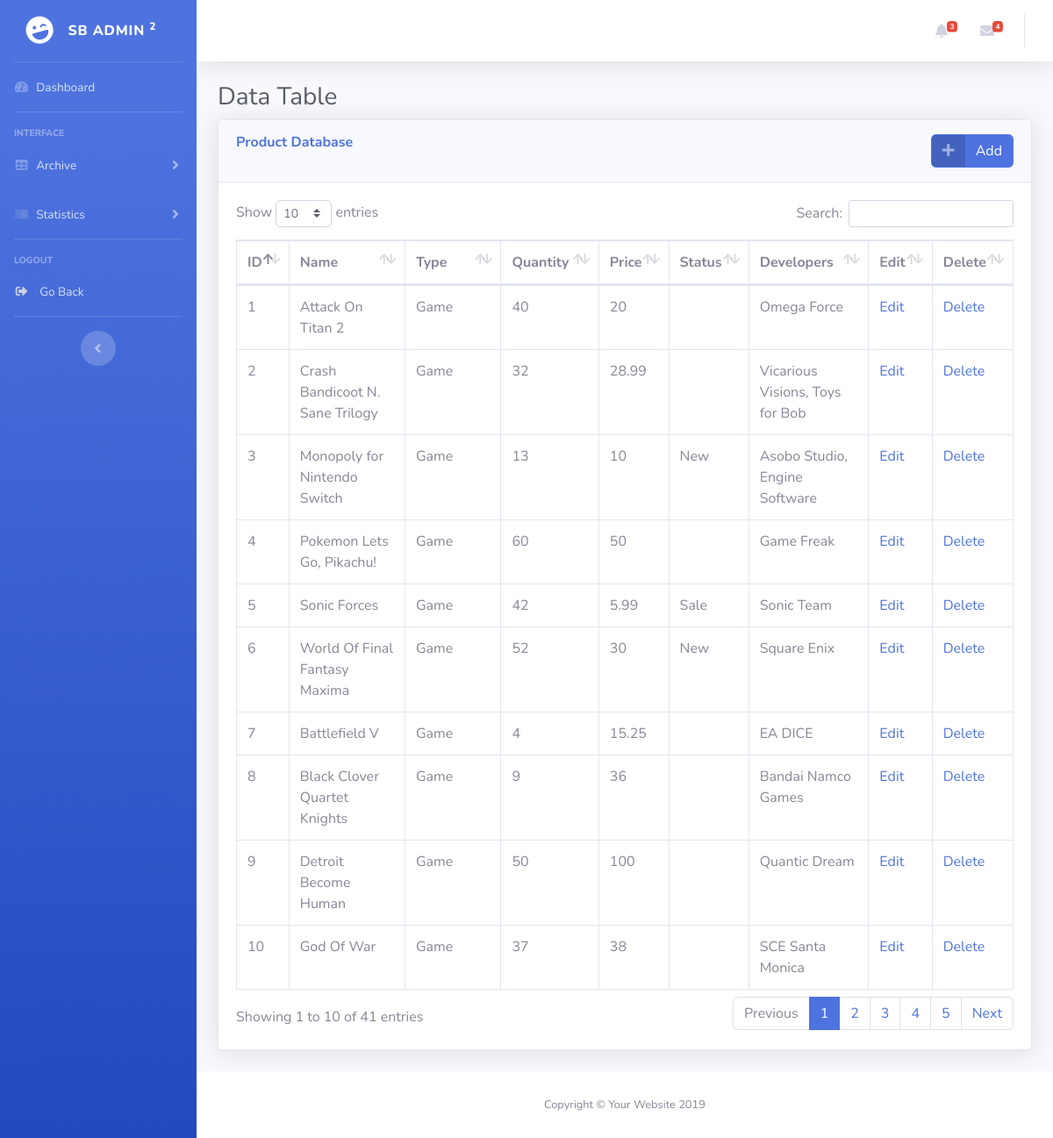
/admin/products.php, run on the app's committed database.
### tables this page shows
CREATE TABLE `product` (
  `ID` int(11) NOT NULL,
  `Type` varchar(20) NOT NULL,
  `Name` varchar(200) NOT NULL,
  `Quantity` int(11) NOT NULL,
  `Price` float NOT NULL,
  `Pic` varchar(200) NOT NULL,
  `Status` varchar(10) DEFAULT NULL,
  `Developers` varchar(100) DEFAULT NULL,
  `Description` varchar(500) DEFAULT NULL
);

### admin/DataProvider.php (called while the page is built, shortened)
<?php
class DataProvider
{
	public static function ExecuteQuery($sql)
	{
		$connection = mysqli_connect("localhost","root","", "darksoulofweb") or
			die ("couldn't connect to localhost");
		mysqli_query($connection, "set names 'utf8'");
		$result = mysqli_query($connection, $sql);
		return $result;
	}
}
?>

### admin/products.php (the view, shortened to what this page needs)
<?php include("DataProvider.php"); ?>
<!DOCTYPE html>
<html>
<head>
  <link href="vendor/fontawesome-free/css/all.min.css" rel="stylesheet" type="text/css">
  <link href="css/sb-admin-2.min.css" rel="stylesheet">
  <link href="vendor/datatables/dataTables.bootstrap4.min.css" rel="stylesheet">
</head>
<body id="page-top">
  <div id="wrapper">
    <?php include_once("Sidebar.php"); ?>
    <div id="content-wrapper" class="d-flex flex-column">
      <div id="content">
        <?php include_once("Topbar.php"); ?>
        <div class="container-fluid">
          <h1 class="h3 mb-2 text-gray-800">Data Table</h1>
          <div class="card shadow mb-4">
            <div class="card-header py-3">
              <a href="Insert.php?id=<?php echo $_GET['id']?>" class="btn btn-primary btn-icon-split float-right">
                  <span class="icon text-white-50">
                    <i class="fas fa-plus"></i>
                  </span>
                  <span class="text">Add</span>
                </a>
                <h6 class="m-0 font-weight-bold text-primary">Product Database</h6>
            </div>
            <div class="card-body">
              <div class="table-responsive">
                <table class="table table-bordered" id="dataTable" width="100%" cellspacing="0">
                  <thead>
                    <tr>
                      <th>ID</th>
                      <th>Name</th>
                      <th>Type</th>
                      <th>Quantity</th>
                      <th>Price</th>
                      <th>Status</th>
                      <th>Developers</th>
                      <th>Edit</th>
                      <th>Delete</th>
                    </tr>
                  </thead>
                  <tbody>
                    <?php
                        $result = DataProvider::ExecuteQuery("SELECT * FROM product");
                        while($row = mysqli_fetch_assoc($result)) {
                    ?>
                    <tr>
                      <td><?php echo $row["ID"]; ?></td>
                      <td><?php echo $row["Name"]; ?></td>
                      <td><?php echo $row["Type"]; ?></td>
                      <td><?php echo $row["Quantity"]; ?></td>
                      <td><?php echo $row["Price"]; ?></td>
                      <td><?php echo $row["Status"]; ?></td>
                      <td><?php echo $row["Developers"]; ?></td>
                      <td><a href="UpdateP.php?id=<?php echo $_GET['id']?>&ID=<?php echo $row["ID"]; ?>">Edit</a></td>
                      <td><a href="Processes/DeleteP.php?id=<?php echo $_GET['id']?>&ID=<?php echo $row["ID"]; ?>">Delete</a></td>
                    </tr>
                        <?php } ?>
                  </tbody>
                </table>
              </div>
            </div>
          </div>
        </div>
      </div>
      <footer class="sticky-footer bg-white">
        <div class="container my-auto">
          <div class="copyright text-center my-auto">
            <span>Copyright &copy; Your Website 2019</span>
          </div>
        </div>
      </footer>
    </div>
  </div>
</body>
</html>

### data on the page
product: ID "1", Name "Attack On Titan 2", Type "Game", Quantity "40", Price "20", Developers "Omega Force"
product: ID "2", Name "Crash Bandicoot N. Sane Trilogy", Type "Game", Quantity "32", Price "28.99", Developers "Vicarious Visions, Toys for Bob"
product: ID "3", Name "Monopoly for Nintendo Switch", Type "Game", Quantity "13", Price "10", Status "New", Developers "Asobo Studio, Engine Software"
product: ID "4", Name "Pokemon Lets Go, Pikachu!", Type "Game", Quantity "60", Price "50", Developers "Game Freak"
product: ID "5", Name "Sonic Forces", Type "Game", Quantity "42", Price "5.99", Status "Sale", Developers "Sonic Team"
product: ID "6", Name "World Of Final Fantasy Maxima", Type "Game", Quantity "52", Price "30", Status "New", Developers "Square Enix"
product: ID "7", Name "Battlefield V", Type "Game", Quantity "4", Price "15.25", Developers "EA DICE"
product: ID "8", Name "Black Clover Quartet Knights", Type "Game", Quantity "9", Price "36", Developers "Bandai Namco Games"
product: ID "9", Name "Detroit Become Human", Type "Game", Quantity "50", Price "100", Developers "Quantic Dream"
product: ID "10", Name "God Of War", Type "Game", Quantity "37", Price "38", Developers "SCE Santa Monica"
